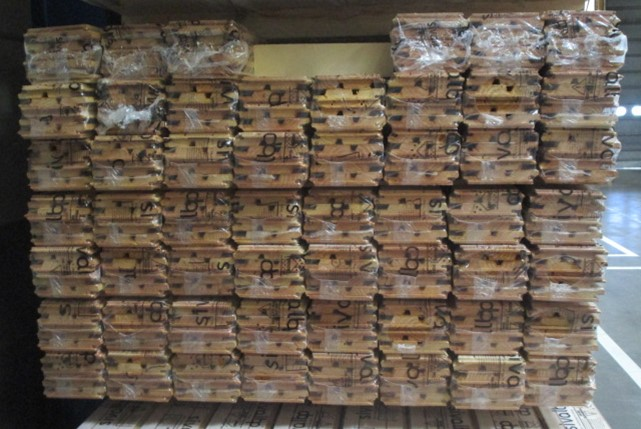
#> input picture photos/Image3_54paquets.jpg, 641 x 429 px
$ jupyter execute comptage.ipynb
#> lines starting #> are read from the running program, lines starting #| are printed output that depends on the picture; after the words box and inside, x2 and y2 are one past the last pixel; in counts of white or black regions, pixels touching at a corner belong together
This is a test

[cell 1]
import cv2
import imutils
from matplotlib import pyplot as plt

[cell 2]
img = cv2.imread("photos/Image3_54paquets.jpg")
#> img is the input picture: shape (429, 641, 3); mean B, G, R 80.5, 92.8, 104.9

[cell 3]
image = imutils.resize(img, height=500)
gray = cv2.cvtColor(image, cv2.COLOR_BGR2GRAY)
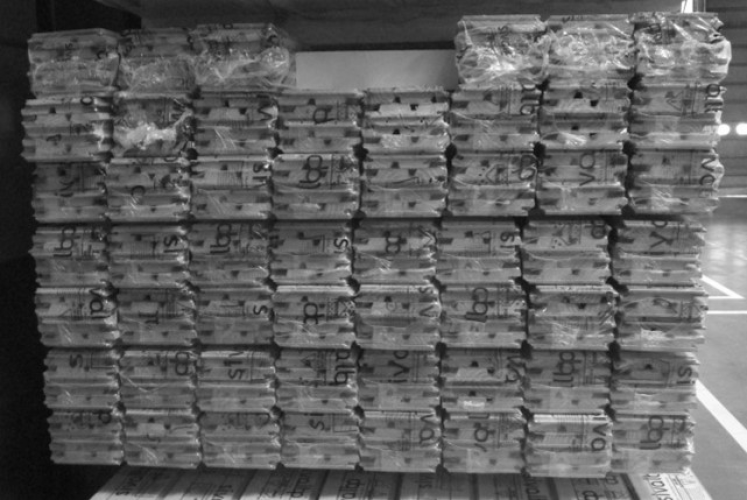
#> gray: shape (500, 747); min 7, max 255, mean 94.9
plt.imshow(gray)
cv2.imwrite('gray.jpg', gray)
#> Out = True

[cell 4]
low_gray = (0,0,0)
high_gray = (255, 255, 255)
frame_HSV = cv2.cvtColor(image, cv2.COLOR_BGR2HSV)
#> frame_HSV: shape (500, 747, 3); mean H, S, V 26.7, 68.2, 106.8
cv2.imwrite('frame_HSV.jpg', frame_HSV)
# create masks
gray_mask = cv2.inRange(frame_HSV, low_gray, high_gray)
#> gray_mask: shape (500, 747); every value is 255


plt.imshow(gray_mask)

[cell 5]
#blurred = cv2.GaussianBlur(gray.copy(), (5, 5), 0)
edged = cv2.Canny(gray.copy(), 50, 200)
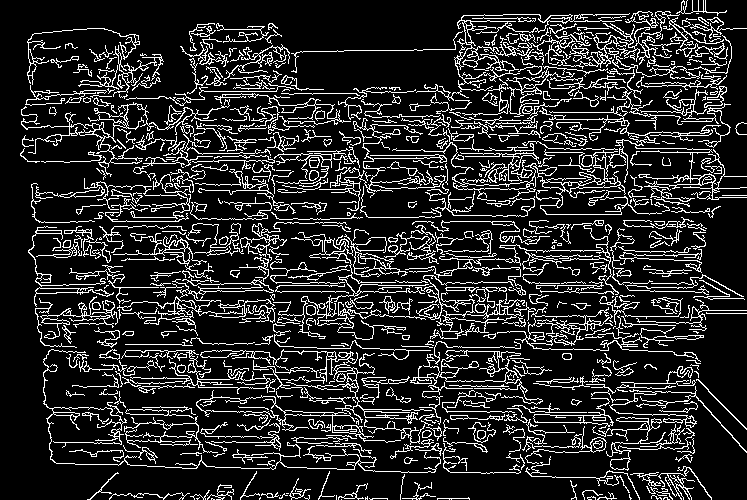
#> edged: shape (500, 747); 15.8% white in thin lines or dots

plt.imshow(edged)
cv2.imwrite('edged.jpg', edged)
#> Out = True

[cell 6]
edgedWithBox = edged.copy()

cnts = cv2.findContours(edgedWithBox, cv2.RETR_EXTERNAL, cv2.CHAIN_APPROX_SIMPLE)
#> cnts = 582 contours, 399 with area under 20; largest, box (x1, y1, x2, y2) and area: (416, 13, 630, 101) 2398, (392, 86, 747, 215) 1583, (196, 390, 401, 443) 1579, (273, 232, 536, 339) 1113, (319, 118, 447, 211) 785
cnts = imutils.grab_contours(cnts)
packetsCnts = []

# loop over the digit area candidates
for c in cnts:
    # compute the bounding box of the contour
    (x, y, w, h) = cv2.boundingRect(c)
    # if the contour is sufficiently large, it must be a digit
    if w >= 50 and h >= 10 and w <= 150 and h <= 150:
        packetsCnts.append(c)
        cv2.rectangle(edgedWithBox,(x,y),(x+w,y+h),(255,255,0),2)
#> this loop made 582 passes
#> (x, y, w, h) on passes 1 to 3: (341, 499, 1, 1), (369, 498, 19, 2), (211, 498, 4, 2)
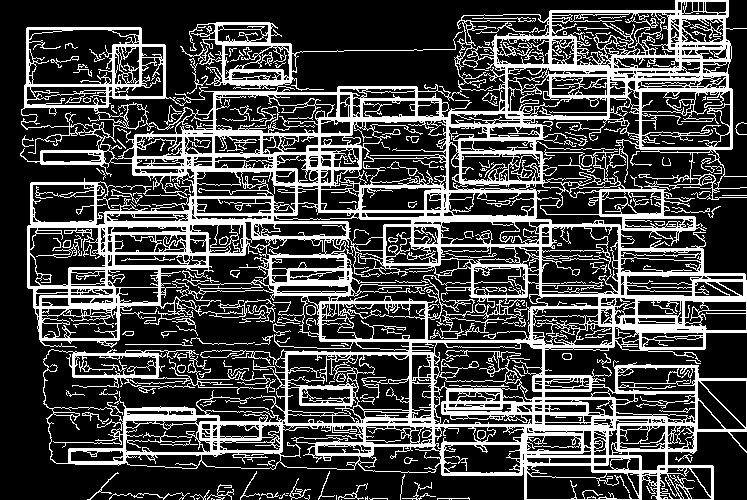
#> edgedWithBox: shape (500, 747); 27.1% white; 210 white regions (86 under 20 px)
#> after the loop, packetsCnts = 88 contours, 15 with area under 20; largest, box (x1, y1, x2, y2) and area: (319, 118, 447, 211) 785, (533, 398, 614, 429) 606, (550, 11, 680, 69) 451, (410, 341, 543, 425) 396, (592, 417, 666, 471) 354

plt.imshow(edgedWithBox)
cv2.imwrite('edgedWithBox.jpg', edgedWithBox)
#> Out = True

$ run again, with photos/Image1_64paquets.jpg copied over photos/Image3_54paquets.jpg
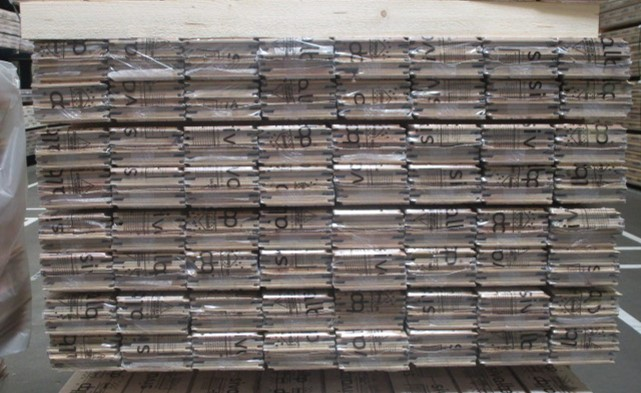
#> input picture photos/Image1_64paquets.jpg, 641 x 393 px
#> img is the input picture: shape (393, 641, 3); mean B, G, R 107.7, 111.2, 117.8
#> `cv2.imwrite('gray.jpg', gray)`: Out = True
#> frame_HSV: shape (500, 815, 3); mean H, S, V 38.8, 28.1, 118.2
#> gray_mask: shape (500, 815); every value is 255
#> `edged = cv2.Canny(gray.copy(), 50, 200)`:
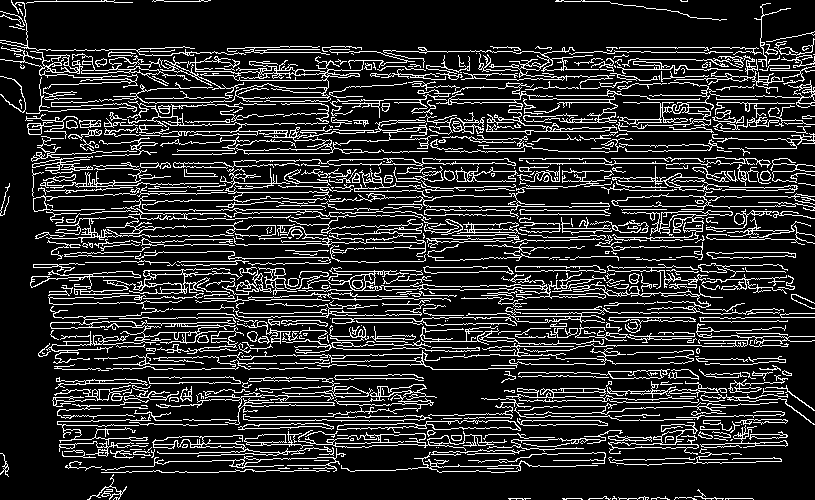
#> edged: shape (500, 815); 16.8% white in thin lines or dots
#> cnts = 525 contours, 373 with area under 20; largest, box (x1, y1, x2, y2) and area: (99, 49, 415, 104) 2018, (298, 267, 784, 326) 2011, (127, 101, 438, 155) 1718, (46, 295, 236, 364) 1187, (328, 187, 610, 219) 1003
#> the loop `for c in cnts:` made 525 passes
#> (x, y, w, h) on passes 1 to 3: (725, 498, 29, 2), (562, 498, 21, 2), (508, 498, 23, 2)
#> after the loop `for c in cnts:`:
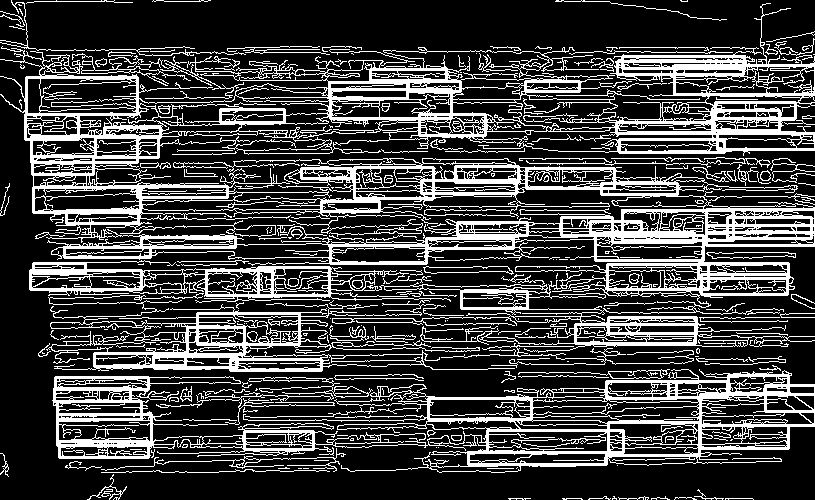
#> edgedWithBox: shape (500, 815); 25.4% white; 256 white regions (113 under 20 px)
#> after the loop `for c in cnts:`: packetsCnts = 75 contours, 26 with area under 20; largest, box (x1, y1, x2, y2) and area: (455, 166, 518, 182) 525, (622, 210, 733, 240) 508, (457, 222, 527, 235) 387, (30, 270, 141, 289) 343, (244, 431, 313, 449) 322
#> `cv2.imwrite('edgedWithBox.jpg', edgedWithBox)`: Out = True

$ run again, with photos/Image6_64paquets.jpg copied over photos/Image3_54paquets.jpg
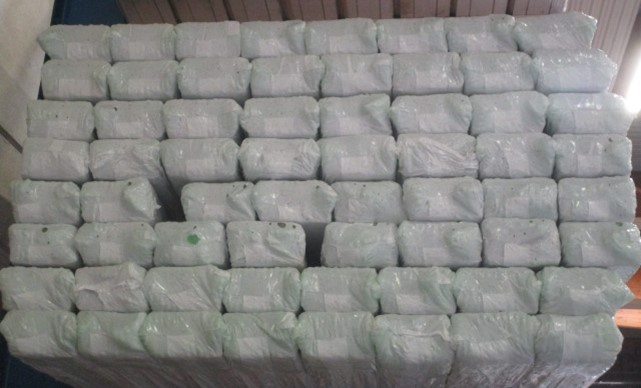
#> input picture photos/Image6_64paquets.jpg, 641 x 388 px
#> img is the input picture: shape (388, 641, 3); mean B, G, R 131.7, 133.6, 134.2
#> `cv2.imwrite('gray.jpg', gray)`: Out = True
#> frame_HSV: shape (500, 826, 3); mean H, S, V 64.2, 13.5, 136.3
#> gray_mask: shape (500, 826); every value is 255
#> `edged = cv2.Canny(gray.copy(), 50, 200)`:
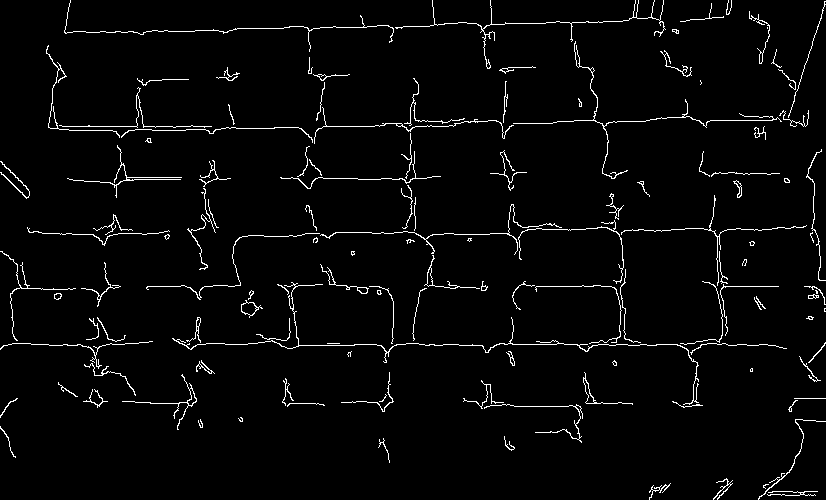
#> edged: shape (500, 826); 3% white in thin lines or dots
#> cnts = 128 contours, 91 with area under 20; largest, box (x1, y1, x2, y2) and area: (241, 300, 263, 318) 162, (583, 372, 633, 405) 110, (172, 282, 699, 405) 104, (122, 374, 197, 430) 100, (424, 255, 480, 289) 80
#> the loop `for c in cnts:` made 128 passes
#> (x, y, w, h) on passes 1 to 8: (767, 491, 51, 5), (763, 484, 6, 5), (649, 483, 22, 17), (713, 478, 20, 22), (378, 438, 12, 25), (504, 436, 11, 15), (0, 426, 16, 32), (758, 419, 68, 81)
#> after the loop `for c in cnts:`:
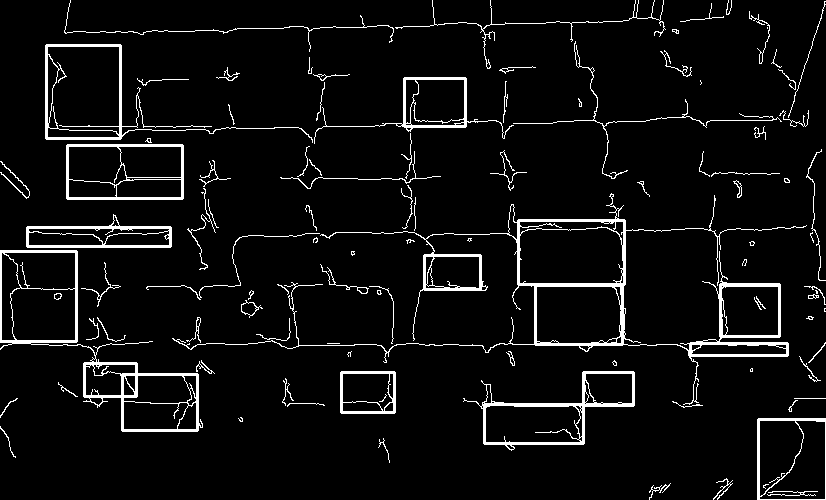
#> edgedWithBox: shape (500, 826); 5.7% white; 101 white regions (23 under 20 px)
#> after the loop `for c in cnts:`: packetsCnts = 16 contours, 6 with area under 20; largest, box (x1, y1, x2, y2) and area: (583, 372, 633, 405) 110, (122, 374, 197, 430) 100, (424, 255, 480, 289) 80, (484, 404, 583, 443) 41, (758, 419, 826, 500) 40
#> `cv2.imwrite('edgedWithBox.jpg', edgedWithBox)`: Out = True

$ run again, with photos/Image8_64paquets.jpg copied over photos/Image3_54paquets.jpg
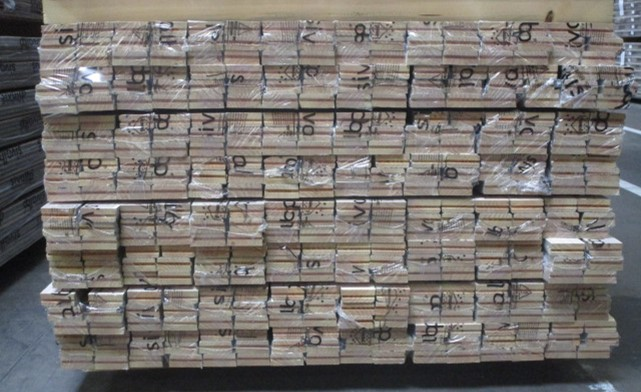
#> input picture photos/Image8_64paquets.jpg, 641 x 392 px
#> img is the input picture: shape (392, 641, 3); mean B, G, R 111.2, 114.6, 119.3
#> `cv2.imwrite('gray.jpg', gray)`: Out = True
#> frame_HSV: shape (500, 817, 3); mean H, S, V 48.9, 29.3, 121.8
#> gray_mask: shape (500, 817); every value is 255
#> `edged = cv2.Canny(gray.copy(), 50, 200)`:
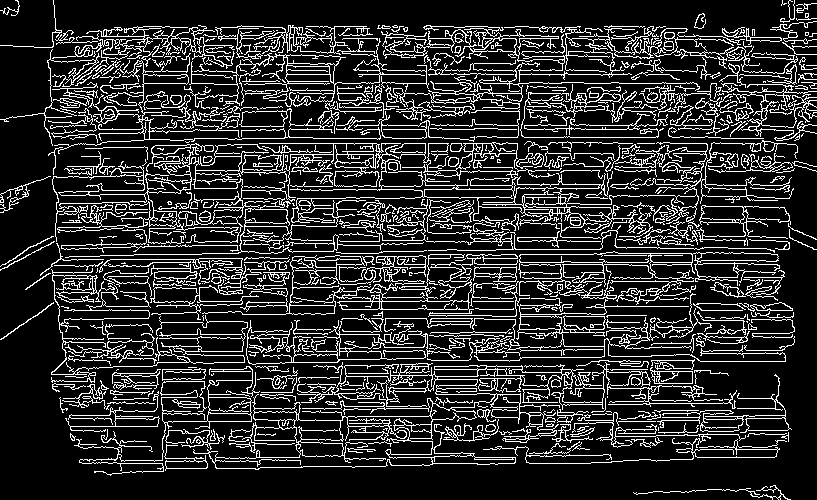
#> edged: shape (500, 817); 17.6% white in thin lines or dots
#> cnts = 455 contours, 328 with area under 20; largest, box (x1, y1, x2, y2) and area: (193, 362, 737, 470) 12546, (52, 143, 700, 258) 8126, (202, 254, 786, 362) 4617, (381, 25, 798, 82) 3297, (518, 251, 780, 305) 3278
#> the loop `for c in cnts:` made 455 passes
#> (x, y, w, h) on passes 1 to 3: (633, 485, 158, 15), (164, 444, 44, 27), (572, 442, 18, 9)
#> after the loop `for c in cnts:`:
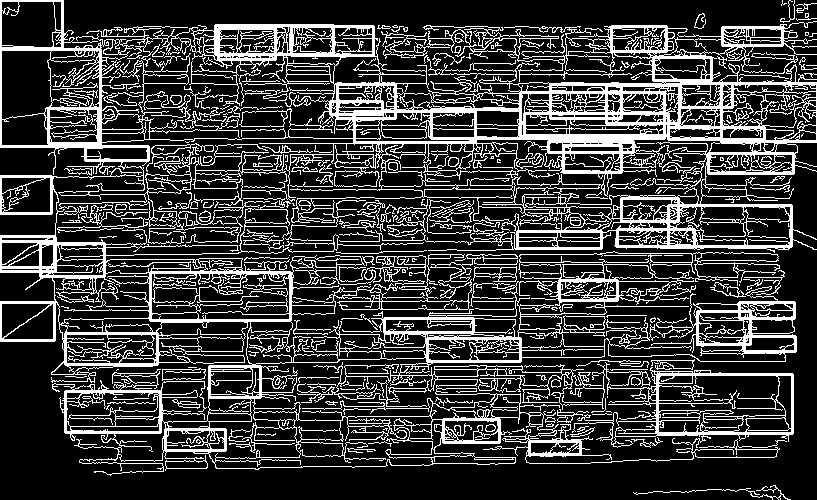
#> edgedWithBox: shape (500, 817); 23.1% white in thin lines or dots
#> after the loop `for c in cnts:`: packetsCnts = 47 contours, 11 with area under 20; largest, box (x1, y1, x2, y2) and area: (668, 205, 791, 246) 1328, (657, 374, 792, 433) 1008, (65, 333, 157, 364) 594, (354, 111, 475, 142) 592, (721, 83, 817, 141) 432
#> `cv2.imwrite('edgedWithBox.jpg', edgedWithBox)`: Out = True
